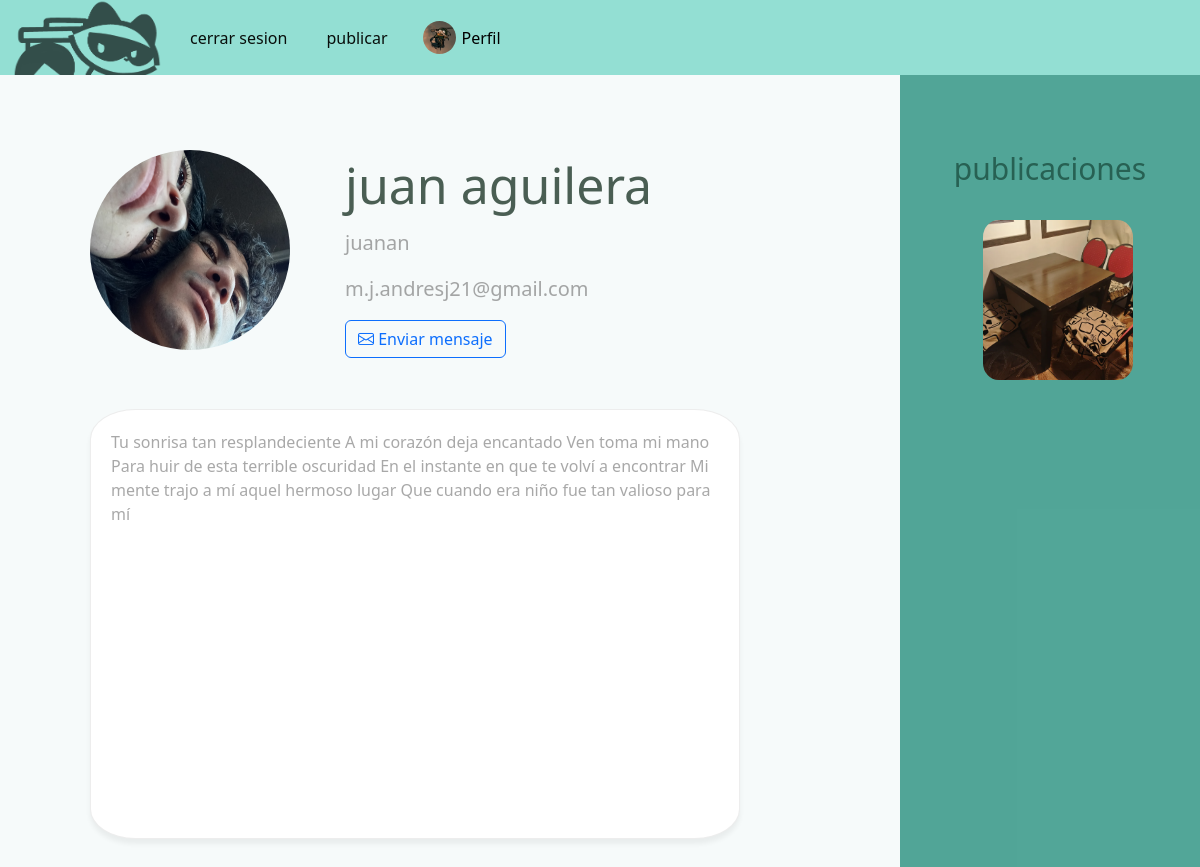
Screenshot of /perfil/juanan/ (signed in) with the database file from the repository.
### user/models.py (models this page shows, shortened)
class user_img(models.Model):
    usuario = models.ForeignKey(User, on_delete=models.CASCADE)
    imagen = models.ImageField(upload_to='imagenes/', default='imagenes/Bin2bin.png',blank=True)
    creado = models.DateTimeField(auto_now_add=True)

class Descripcion(models.Model):
    usuario = models.ForeignKey(User, on_delete=models.CASCADE)
    descripcion = models.TextField(default='Descripción', blank=True)

### publi/models.py (models this page shows, shortened)
class publi(models.Model):
    titulo = models.CharField(max_length=25)
    descripcion = models.TextField(blank=True, max_length=110)
    creacion = models.DateTimeField(auto_now_add=True)
    usuario = models.ForeignKey(User, on_delete=models.CASCADE)
    imagen = models.ImageField(upload_to='imagenes/', blank=True)
    imagen2 = models.ImageField(upload_to='imagenes/', blank=True)
    imagen3 = models.ImageField(upload_to='imagenes/', blank=True)
    archivado = models.BooleanField(default=False)
    categorias = models.ManyToManyField(categoria)

### user/views.py (the view, shortened to what this page needs)
# urls.py: path('perfil/<str:username>/', views.verperfil, name='ver_perfil')
def verperfil(request, username):
    if request.method == 'GET':
        interesado = get_object_or_404(User, username=username)
        img_obj = get_object_or_404(user_img, usuario=request.user.id)
        img_inte = get_object_or_404(user_img, usuario=interesado.id)
        descrip_obj = get_object_or_404(Descripcion, usuario=interesado.id)
        publicaciones = publi.objects.filter(usuario=interesado).order_by("-creacion")
        return render(request,'verperfil.html', {'imagen':img_obj, 'publicaciones':publicaciones, 'img_inte':img_inte, 'descrip_obj':descrip_obj, 'interesado':interesado, 'form':EmailForm})

### user/templates/verperfil.html (shortened to what this page needs)
{% extends 'hola.html' %}
{% block content %}
<head>
    {% load static %}
    <link rel="stylesheet" href="https://cdn.jsdelivr.net/npm/bootstrap-icons@1.11.3/font/bootstrap-icons.min.css">
    <link rel="stylesheet" href="{% static 'style.css' %}">
</head>
<div class="main">
    <div class="box pic">
        <img class="rounded-circle"
        src="{{img_inte.imagen.url}}">
    </div>
    <div class="box det">
      <h1 class="display-3">{{interesado.first_name}} {{interesado.last_name}}</h1>
      <p class="blockquote">
        {{interesado.username}}</p>
      <p class="lead">
        {{interesado.email}}
        <form method = "POST">
            <button class="btn btn-outline-primary" type="button" data-bs-toggle="collapse" data-bs-target="#apartado">
                <i class="bi bi-envelope"></i> Enviar mensaje
            </button>
        </form></p>
    </div>
    <div class="box desc">
        <div class="card">
            <div class="card-body">
                {{ descrip_obj.descripcion }}
            </div>
        </div>
    </div>
    <div class="box publis">
        <h2> publicaciones </h2>
        <div class="posts">
            <div class="post">
                {% for pub in publicaciones %}
                    {% if pub.archivado == False %}
                    <a href="{% url 'post' pub.id %}">
                        {% if pub.imagen.url != blank %}
                            <img src="{{pub.imagen.url}}"/>
                    {% else %}
                            <a>no hay imagenes</a>
                    {% endif %}
                    </a>
                    {% endif %}
                {% empty %}
                    {% if request.path != "/perfil/" %}
                        <li>No se han encontrado publicaciones.</li>
                    {% else %}
                        <li>No has publicado nada todavía.</li>
                    {% endif %}
                {% endfor %}
            </div>
        </div>
    </div>
</div>
{% endblock %}

### user/templates/hola.html (shortened to what this page needs)
<!DOCTYPE html>
{% load static %}
<html lang="es">
<head>
    <link rel="stylesheet" href="https://cdn.jsdelivr.net/npm/bootstrap@5.3.8/dist/css/bootstrap.min.css">
    <link rel="stylesheet" href="https://cdn.jsdelivr.net/npm/bootstrap-icons@1.11.3/font/bootstrap-icons.min.css">
    <link rel="stylesheet" href="{% static 'home.css' %}">
</head>
<body style="background-color: rgba(242, 247, 248, 0.44);">
    <nav class="navbar navbar-expand-lg" style="background-color: #1abea374;" data-bs-theme="light">
        <div class="container-fluid">
            <a class="navbar-brand" href="/">
                <img style="width: 150px; height: 75px; margin-bottom:-13px;margin-top: -13px; opacity:0.65" src="\static\img\small_logo.png" alt="Bin2Bin"/>
            </a>
            <div class="collapse navbar-collapse" id="navbarSupportedContent">
                <ul class="navbar-nav me-auto mb-2 mb-lg-0">
                    {% if user.is_authenticated %}
                        {% if request.path != "/publicar/" %}
                            {% if request.path != "/perfil/" %}
                                <li class="nav-item">
                                    <a href="/logout" class="btn btn-openpanel">cerrar sesion</a>
                                </li>
                                <li class="nav-item">
                                    <a href="/publicar" class="btn btn-openpanel">publicar</a>
                                </li>
                                <li class="nav-item">
                                    <a href="/perfil" class="nav-link active d-flex align-items-center">
                                        <img src="{{imagen.imagen.url}}"
                                            alt="Foto de perfil"
                                            width="33"
                                            height="33"
                                            style="border-radius: 50%; margin-right: 6px;">
                                        Perfil
                                    </a>
                                </li>
                            {% endif %}
                        {% endif %}
                    {% endif %}
                </ul>
            </div>
        </div>
    </nav>
    {% block content %}
        {% load static %}
    {% endblock %}

### user/static/home.css (style rules this page uses)
:root { --primary-color: #1abea374; --secondary-color: rgba(63, 79, 74, 0.503); --border: rgba(50, 65, 65, 0.196); --box-shadow: 0px 5px 5px rgba(0, 0, 0, 0.053); }
.btn-openpanel { background-color:#4f9e9100; color:rgb(8, 14, 11); border:none; font-size: 1.0rem; }
.navbar-nav { display: flex; align-items: center; gap: 15px; }
.navbar-nav .nav-item a, .navbar-nav .btn-openpanel { display: flex; align-items: center; justify-content: center; }
.navbar-brand { transition: opacity 0.2s ease-in }

### user/static/style.css (style rules this page uses)
:root { --primary-color: #1abea374; --secondary-color: #047e69ad; --bg-color: rgba(242, 247, 248, 0.44); --grey-color: rgba(127, 127, 127, 0.697); --box-shadow: 0px 5px 5px rgba(0, 0, 0, 0.053); }
.blockquote { padding-top: 5px; }
a { background-color: none; }
h2 { color: rgba(17, 61, 47, 0.653); font-size: 30px; font-weight: 400; }
.main { align-items: center; display: grid; grid-column-gap: 5px; grid-template-columns: 250px 550px ; grid-template-rows: auto 500px auto; padding-left: 90px; background-color: var(--bg-color); }
.box { align-items: center; }
.pic { border-radius: 50%; width: 200px; height: 200px; padding-top: 25px; position: relative; display: inline-block; grid-column: 1; text-align: center; }
.pic .rounded-circle { width: 200px; height: 200px; transition: transform 0.2s ease; }
.det { padding-top: 80px; color: var(--grey-color); }
.display-3 { font-size: 50px; color: rgba(1, 28, 13, 0.705); }
.desc { grid-column: 1/span 2; grid-row: 2; align-items: center; }
.card { align-items: left; background-color: rgb(255, 255, 255); border-radius: 7%; border-color: rgba(128, 128, 128, 0.144); border-width: 1.2px; box-shadow: var(--box-shadow); width: 650px; height: 430px; }
.card-body { padding: 20px; color:rgba(134, 134, 134, 0.719); }
.publis { height: 100%; grid-column: 3; grid-row: 1 /span 2; display: flex; flex-direction: column; justify-content: end; background-color: var(--secondary-color); scrollbar-width: auto; }
.publis h2 { padding-top: 25px; position: center; }
.publis .posts { flex: 1; gap: 10px; overflow: hidden; padding: 2px; }
.publis .post { padding-left: 15px; overflow: hidden; width: fit-content; }
.publis .posts img { padding: 10px; height: 180px; width: 170px; border-radius: 15%; object-fit: cover; transition: transform 0.2s ease; }
.publis .posts { display: flex; flex-wrap: wrap; justify-content: center; gap: 15px; padding: 15px; overflow-y: auto; max-height: 85%; }

### rows the page displays
user_img: imagen (picture)
user_img: imagen (picture)
Descripcion: descripcion "Tu sonrisa tan resplandeciente A mi corazón deja encantado Ven toma mi mano Para huir de esta terrible oscuridad En el instante en que te volví a encontrar Mi mente trajo a mí aquel hermoso lugar Que cuando era niño fue tan valioso para mí"
publi: imagen (picture)

### other values shown
{{ interesado.first_name }} "juan"
{{ interesado.last_name }} "aguilera"
{{ interesado.username }} "juanan"
{{ interesado.email }} "m.j.andresj21@gmail.com"
